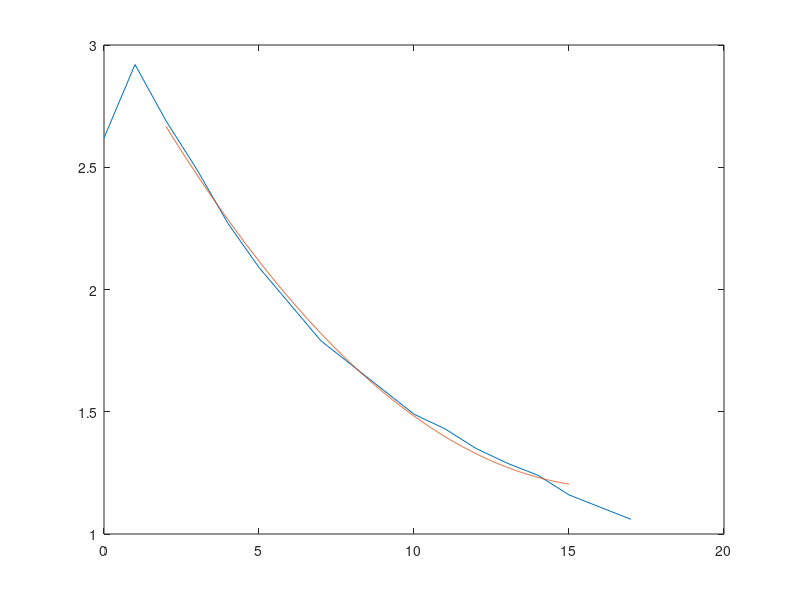

This chart was generated by the following MATLAB code:
%Code set up
clear; close all; clc;



Voltages = [2.62, 2.92 ,2.69,2.49,2.27,2.09,1.94,1.79,1.69,1.59,1.49,1.43,1.35,1.29,1.24,1.16,1.11,1.06];

centimeters =0:17;

plot(centimeters,Voltages);



newVolt =[];

for i = 3:(length(Voltages)-2)

newVolt(i-2) = Voltages(i);

end 

newcent = 2:15;
p = polyfit(newcent,newVolt,2);

specificCent = 2:0.01:15;
specificVolt = polyval(p,specificCent);

hold on

plot(specificCent,specificVolt);

